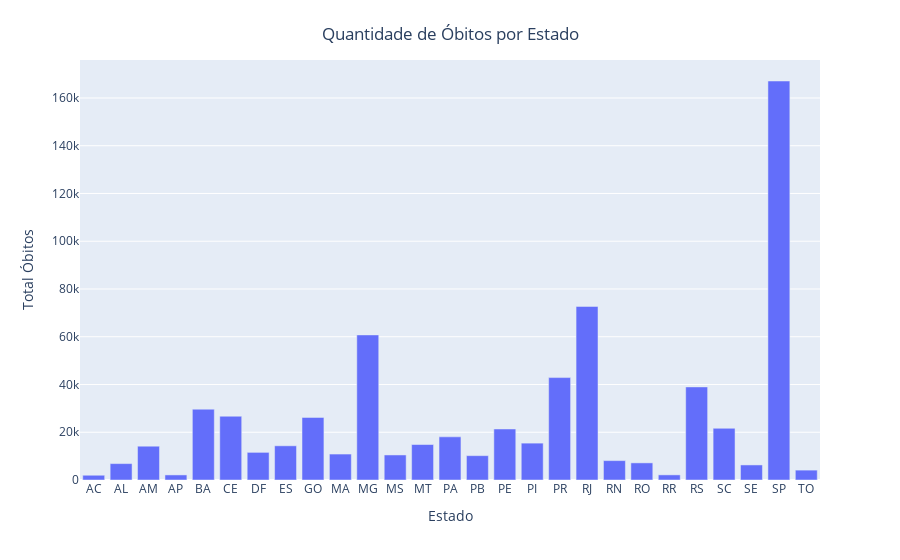

The code cell stored with this chart in its notebook:
### Code cell
fig_obitos_estados = px.bar(casos_obitos_estados, x='state', y ='deaths', labels={
    'state': 'Estado',
    'deaths': 'Total Óbitos'})

fig_obitos_estados.update_layout(title={
    'text' : 'Quantidade de Óbitos por Estado',
    'y': 0.95,
    'x': 0.5
})

fig_obitos_estados

### Figure 1 — Plotly figure (JSON) as saved in the notebook; plotly's stock layout.template omitted (floating-point values rounded to 4 significant figures)
{"data": [{"alignmentgroup": "True", "hovertemplate": "Estado=%{x}<br>Total Óbitos=%{y}<extra></extra>", "legendgroup": "", "marker": {"color": "#636efa", "pattern": {"shape": ""}}, "name": "", "offsetgroup": "", "orientation": "v", "showlegend": false, "textposition": "auto", "type": "bar", "x": ["AC", "AL", "AM", "AP", "BA", "CE", "DF", "ES", "GO", "MA", "MG", "MS", "MT", "PA", "PB", "PE", "PI", "PR", "RJ", "RN", "RO", "RR", "RS", "SC", "SE", "SP", "TO"], "xaxis": "x", "y": [1992, 6869, 14151, 2122, 29658, 26708, 11573, 14323, 26212, 10869, 60767, 10486, 14854, 18079, 10189, 21366, 15442, 42896, 72695, 8119, 7172, 2144, 38985, 21648, 6309, 167110, 4142], "yaxis": "y"}], "layout": {"barmode": "relative", "legend": {"tracegroupgap": 0}, "margin": {"t": 60}, "title": {"text": "Quantidade de Óbitos por Estado", "x": 0.5, "y": 0.95}, "xaxis": {"anchor": "y", "domain": [0, 1], "title": {"text": "Estado"}}, "yaxis": {"anchor": "x", "domain": [0, 1], "title": {"text": "Total Óbitos"}}}}
